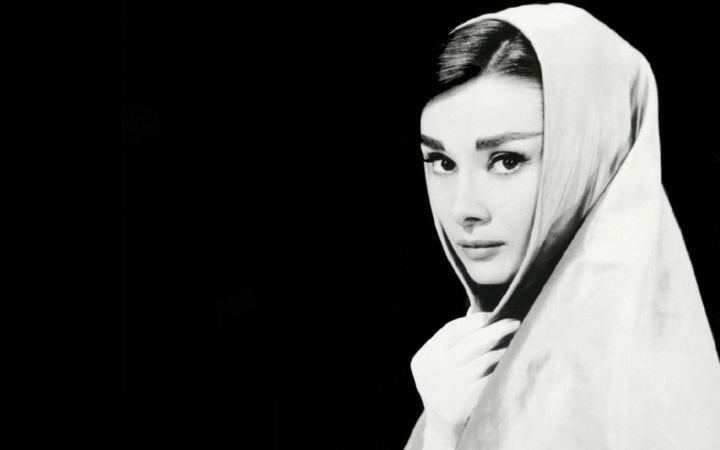
#> input picture 022/123456789.jpg, 1440 x 900 px (shown at 1/2 size); its folder holds only this picture in this run
$ python 022.py   (older library calls are emulated)
#> lines starting #> are read from the running program, lines starting #| are printed output that depends on the picture
#encoding=utf-8

"""
author="heathu"
date=20180410
#iPhone 6、iPhone 6 Plus 早已上市开卖。请查看你写得 第 0005 题的代码是否可以复用。
"""
import os
from PIL import Image

PHONE = {'iPhone5':(1136,640), 'iPhone6':(1134,750), 'iPhone6P':(2208,1242)}

def resize_pic(path,new_path,phone_type):
#> called with path = './123456789.jpg', new_path = 'iPhone6123456789.jpg', phone_type = 'iPhone6'
    img = Image.open(path)
#> img is the input picture: PIL image 1440x900 RGB; mean R, G, B 69.6, 69.8, 68.7
    w,h = img.size
#> w = 1440; h = 900
    width,height = PHONE[phone_type]
    if w > width:
        w = width
        h = w * height // h
#> h = 945
    if h > height:
        h = height
        w = h * width // w
    new_img = img.resize((w,h),Image.ANTIALIAS)
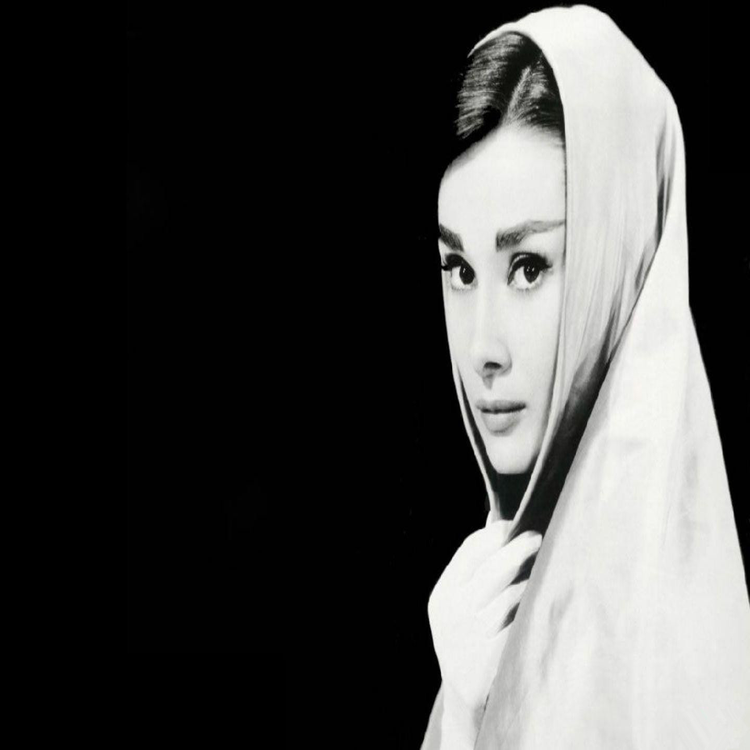
#> new_img: PIL image 750x750 RGB; mean R, G, B 69.6, 69.8, 68.7
    new_img.save(new_path)

def walk_dir(path,phonetype):
    for root,dirs,files in os.walk(path):
        for f_name in files:
            if f_name.lower().endswith('jpg'):
                path_dst = os.path.join(root,f_name)
                f_new_name = phonetype + f_name
                resize_pic(path_dst, f_new_name,phonetype)

if __name__=="__main__":
    walk_dir('./','iPhone6')
